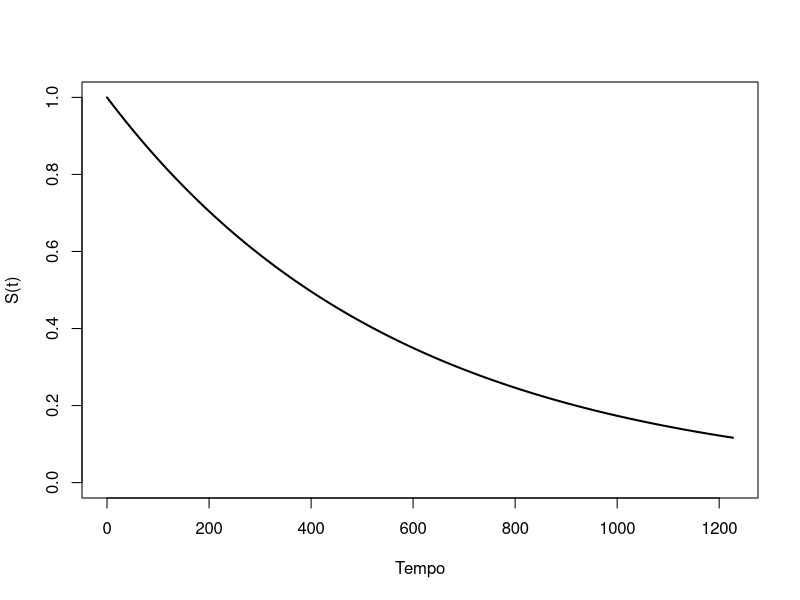
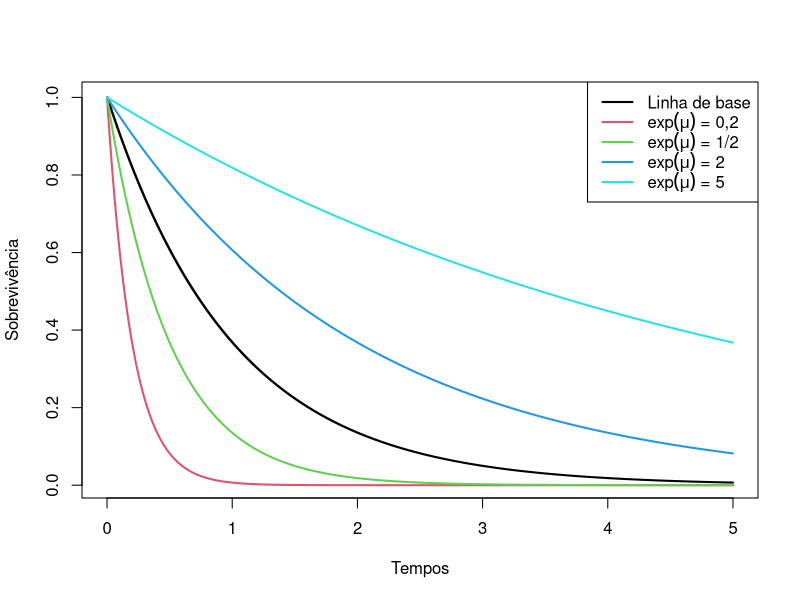
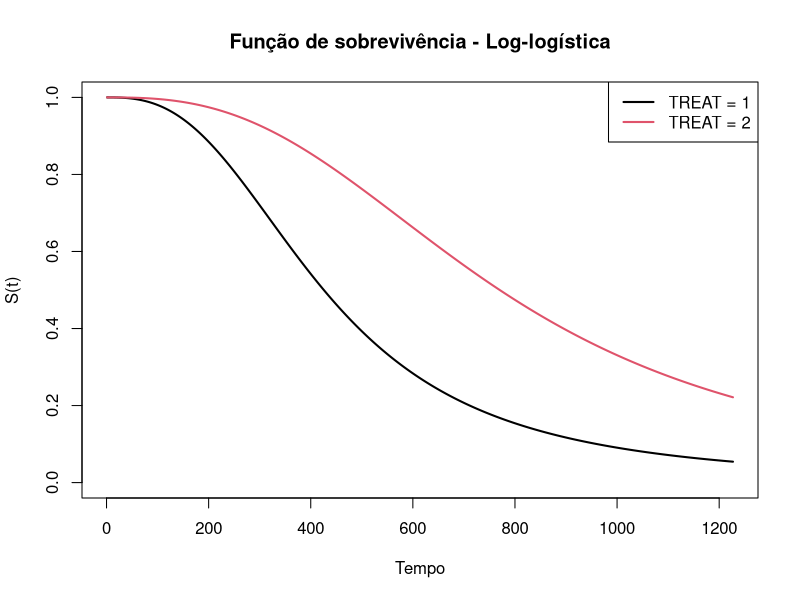

The R source for these figures, in order:
## ---- chunk 1
library(survival)
## ---- chunk 2
# TIME: Survival time in days
# CENS: Censoring indicator (0 = censored, 1 = uncensored)
# TREAT: Treatment (1 = single, 2 = combined)
# AGE: Age of patient in years
# RDISEASE: Extent of residual disease (1 = incomplete, 2 = complete)
# PERF: Performance status (1 = good, 2 = poor)
quimioterapy <- read.table("Quimioterapy.txt", header = TRUE)

head(quimioterapy)
## ---- chunk 3
reg.exp <- survreg(
  Surv(TIME, CENS) ~ factor(TREAT),
  data = quimioterapy,
  dist = "exponential"
)

summary(reg.exp)
## ---- chunk 4

RegExpComp <- survreg(
  Surv(TIME, CENS) ~ factor(TREAT) + AGE + RDISEASE + PERF,
  data = quimioterapy,
  dist = "exponential"
)

summary(RegExpComp)
## ---- chunk 5
logLik.expon <- function(data, betas) {
  dj <- data$CENS
  tj <- data$TIME
  X <- as.matrix(data.frame(x0 = rep(1, nrow(data)), data[, 4:7]))
  betas <- as.vector(betas)

  (-1) * sum(-dj * X %*% betas - tj * exp(-X %*% betas))
}
## ---- chunk 6
res.exp_log_lik <- optim(
  rep(0, 5),
  fn = logLik.expon,
  data = quimioterapy,
  method = "BFGS",
  hessian = TRUE
)

# Maximum Likelihood Estimates
betas <- round(
  data.frame(
    b0 = res.exp_log_lik$par[1],
    b1 = res.exp_log_lik$par[2],
    b2 = res.exp_log_lik$par[3],
    b3 = res.exp_log_lik$par[4],
    b4 = res.exp_log_lik$par[5]
  ),
  4
)

betas
## ---- chunk 7

# esses betas entram nessa linearização aqui
# eta <- b0 + b1*TREAT + b2*AGE + b3*RDISEASE + b4*PERF
# S(t | x) = exp(-t * exp(-eta))

S_exp <- function(t, TREAT, AGE, RDISEASE, PERF) {
  eta <- 12.7527 +
    0.6252*TREAT -
    0.0867*AGE -
    0.7754*RDISEASE -
    0.2781*PERF

  exp(-t * exp(-eta))
}
## ---- chunk 8

tempos <- seq(0, max(quimioterapy$TIME), length.out = 300)

plot(
  tempos,
  S_exp(tempos, TREAT = 1, AGE = 60, RDISEASE = 2, PERF = 1),
  type = "l",
  lwd = 2,
  ylim = c(0, 1),
  xlab = "Tempo",
  ylab = "S(t)"
)
## ---- chunk 9

score.exp <- function(data, betas) {
  dj <- data$CENS
  tj <- data$TIME
  X <- as.matrix(data.frame(x0 = rep(1, nrow(data)), data[, 4:7]))
  betas <- as.vector(betas)
  score <- double(ncol(X))

  for (r in seq_len(ncol(X))) {
    score[r] <- sum(X[, r] * (tj * exp(-X %*% betas) - dj))
  }

  score
}

Info.exp <- function(data, betas) {
  tj <- data$TIME
  X <- as.matrix(data.frame(x0 = rep(1, nrow(data)), data[, 4:7]))
  betas <- as.vector(betas)
  Info.mat <- matrix(NA, ncol = ncol(X), nrow = ncol(X))

  for (r in seq_len(ncol(X))) {
    for (s in seq_len(ncol(X))) {
      Info.mat[r, s] <- sum(X[, r] * X[, s] * tj * exp(-X %*% betas))
    }
  }

  Info.mat
}

fs.expReg <- function(data, betas, max.iter = 15, eps = 1e-08) {
  tol.vec <- double(max.iter + 1)
  betas.vec <- matrix(NA, nrow = max.iter + 1, ncol = length(betas))

  betas.vec[1, ] <- betas.ant <- betas
  contador <- 1
  tol.vec[1] <- 1

  while (TRUE) {
    v <- solve(Info.exp(data, betas.ant), score.exp(data, betas.ant))

    # Iterative step (FS Algorithm)
    betas.atual <- betas.ant + v

    # Computing the tolerance level
    tol <- sum(abs(betas.atual - betas.ant))
    contador <- contador + 1

    # Updating the main results
    betas.ant <- betas.atual
    betas.vec[contador, ] <- betas.ant
    tol.vec[contador] <- tol

    cat("Wait: the FS algorithm is running", "\r")

    if ((eps > tol) || (contador > max.iter)) {
      break
    }
  }

  Results <- matrix(NA, nrow = contador, ncol = 6)
  colnames(Results) <- c("b0", "b1", "b2", "b3", "b4", "Tolerance")
  Results[seq_len(contador), 1:5] <- betas.vec[seq_len(contador), ]
  Results[seq_len(contador), 6] <- tol.vec[seq_len(contador)]

  Cov.Mat <- solve(Info.exp(data, betas.atual))
  se.betas <- sqrt(diag(Cov.Mat))

  list(
    betas.atual = betas.atual,
    Cov.Mat = Cov.Mat,
    se.betas = se.betas,
    Results = Results
  )
}

res.expFS <- fs.expReg(quimioterapy, rep(0, 5))
## ---- chunk 10

# Maximum likelihood estimates
round(res.expFS$betas.atual, 4)
## ---- chunk 11

# Standard error
round(sqrt(diag(res.expFS$Cov.Mat)), 4)
## ---- chunk 12
reg.weib <- survreg(
  Surv(TIME, CENS) ~ factor(TREAT) + AGE + factor(RDISEASE) + factor(PERF),
  data = quimioterapy,
  dist = "weibull"
)

summary(reg.weib)
## ---- chunk 13
logLik.Weib <- function(data, param) {
  dj <- data$CENS
  tj <- data$TIME
  alpha <- param[6]
  betas <- as.matrix(param[1:5])
  X <- as.matrix(cbind(x0 = 1, data[, 4:7]))
  linear_pred <- X %*% betas

  if (alpha <= 0) {
    return(Inf)
  }

  (-1) * sum(
    dj * log(alpha * tj^(alpha - 1) * exp(-alpha * linear_pred)) -
      tj^alpha * exp(-alpha * linear_pred)
  )
}

res.weib_loglike <- optim(
  c(rep(0, 5), 0.1),
  fn = logLik.Weib,
  data = quimioterapy,
  method = "BFGS",
  hessian = TRUE
)

# Maximum Likelihood Estimates
betas_weib <- round(
  data.frame(
    b0 = res.weib_loglike$par[1],
    b1 = res.weib_loglike$par[2],
    b2 = res.weib_loglike$par[3],
    b3 = res.weib_loglike$par[4],
    b4 = res.weib_loglike$par[5]
  ),
  4
)

betas_weib
## ---- chunk 14

#sqrt(diag(solve(res.weib$hessian)))
## ---- chunk 15
tj <- seq(0, 5, length.out = 1000)

exp.mu0 <- 1
exp.mu1 <- 0.2
exp.mu2 <- 0.5
exp.mu3 <- 2
exp.mu4 <- 5

S0 <- function(z) {
  exp(-z)
}

surv_af <- function(t, mu) {
  S0(t / mu)
}

plot(
  tj,
  surv_af(tj, exp.mu0),
  type = "s",
  col = 1,
  lwd = 2,
  xlab = "Tempos",
  ylab = "Sobrevivência"
)

lines(tj, surv_af(tj, exp.mu1), lwd = 2, col = 2)
lines(tj, surv_af(tj, exp.mu2), lwd = 2, col = 3)
lines(tj, surv_af(tj, exp.mu3), lwd = 2, col = 4)
lines(tj, surv_af(tj, exp.mu4), lwd = 2, col = 5)

labels <- c(
  "Linha de base",
  expression(paste(exp(mu), " = ", "0,2")),
  expression(paste(exp(mu), " = ", "1/2")),
  expression(paste(exp(mu), " = ", "2")),
  expression(paste(exp(mu), " = ", "5"))
)

legend("topright", labels, lty = 1, col = 1:5, lwd = 2)
## ---- chunk 16
Reg.LogLogis <- survreg(
  Surv(TIME, CENS) ~ factor(TREAT) + AGE + factor(RDISEASE) + factor(PERF),
  data = quimioterapy,
  dist = "loglogistic"
)

summary(Reg.LogLogis)
## ---- chunk 17

# Perfil para o qual você quer a curva
novo <- data.frame(
  TREAT = c(1, 2),
  AGE = mean(quimioterapy$AGE),
  RDISEASE = 2,
  PERF = 1
)

tempos <- seq(1, max(quimioterapy$TIME), length.out = 300)

eta <- predict(Reg.LogLogis, newdata = novo, type = "lp")
sigma <- Reg.LogLogis$scale

S_loglogis <- function(t, eta, sigma) {
  1 / (1 + exp((log(t) - eta) / sigma))
}

plot(
  tempos,
  S_loglogis(tempos, eta[1], sigma),
  type = "l",
  lwd = 2,
  col = 1,
  ylim = c(0, 1),
  xlab = "Tempo",
  ylab = "S(t)",
  main = "Função de sobrevivência - Log-logística"
)

lines(tempos, S_loglogis(tempos, eta[2], sigma), lwd = 2, col = 2)

legend(
  "topright",
  legend = c("TREAT = 1", "TREAT = 2"),
  col = c(1, 2),
  lwd = 2
)
